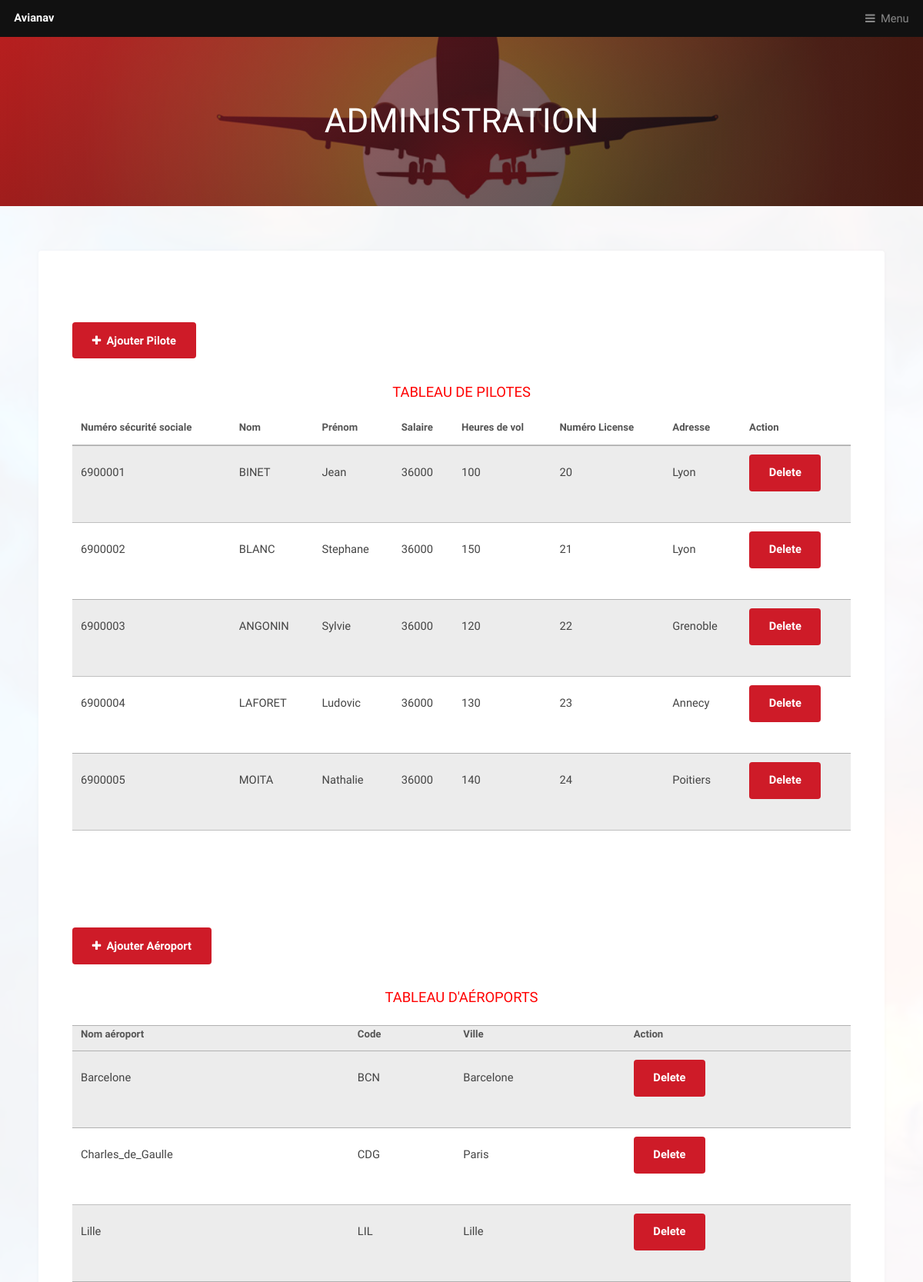
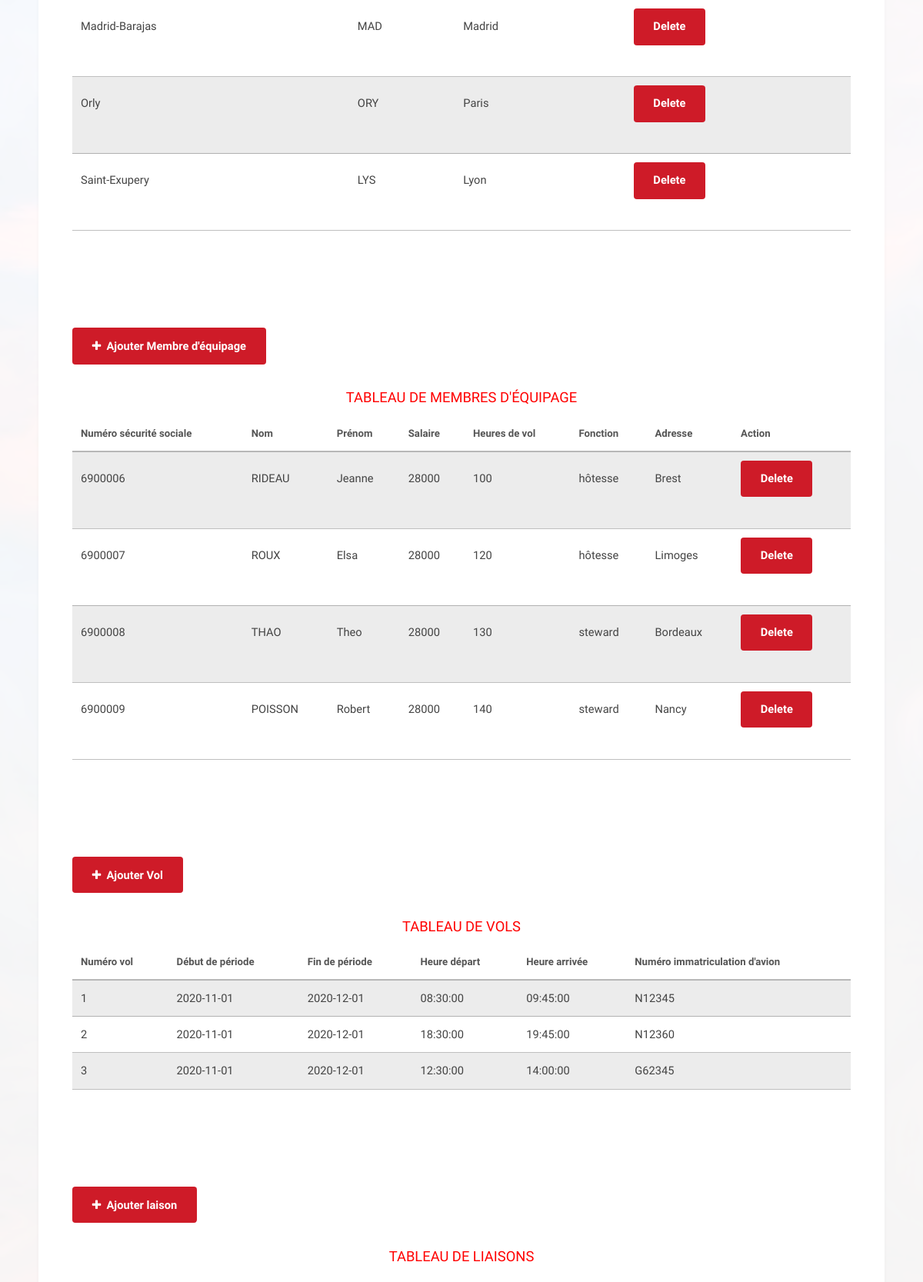
/CompagnieApplication/adminView.php (upper part), run on the app's committed database (2 pictures, top to bottom).
### tables this page shows
CREATE TABLE pilote (
  numero_SS int(13) NOT NULL,
  numero_license int(11) DEFAULT NULL,
  heures_vol int(11) DEFAULT NULL,
  prenom varchar(45) DEFAULT NULL,
  nom varchar(45) DEFAULT NULL,
  adresse varchar(45) DEFAULT NULL,
  salaire int(11) DEFAULT NULL,
  PRIMARY KEY (numero_SS)
);

CREATE TABLE aeroport (
  nom_aeroport varchar(20) NOT NULL,
  code varchar(10) NOT NULL,
  ville varchar(45) NOT NULL,
  PRIMARY KEY (nom_aeroport,code)
);

CREATE TABLE membre_equipage (
  numero_SS int(13) NOT NULL,
  fonction varchar(45) NOT NULL,
  heures_vol int(11) DEFAULT NULL,
  prenom varchar(45) NOT NULL,
  nom varchar(45) NOT NULL,
  adresse varchar(45) DEFAULT NULL,
  salaire varchar(45) DEFAULT NULL,
  PRIMARY KEY (numero_SS)
);

CREATE TABLE vol (
  numero_vol int(11) NOT NULL,
  debut_periode date NOT NULL,
  fin_periode date NOT NULL,
  heure_depart time NOT NULL,
  heure_arrivee time NOT NULL,
  numero_inmatriculation varchar(11) NOT NULL,
  PRIMARY KEY (numero_vol),
  KEY numero_inmatriculation_idx (numero_inmatriculation),
  CONSTRAINT num_inmatriculation FOREIGN KEY (numero_inmatriculation) REFERENCES avion (numero_immatriculation)
);

### CompagnieApplication/adminView.php (the view, shortened to what this page needs)
<html lang="en">
<head>
    <link rel="stylesheet" href="assets/css/main.css" />
</head>
<body class="is-preload">
    <header id="header">
        <a class="logo" href="index.php">Avianav</a>
        <nav>
            <a href="#menu">Menu</a>
        </nav>
    </header>
    <div id="heading">
        <h1>Administration</h1>
    </div>
    <section id="main" class="wrapper">
        <div class="inner">
            <div class="content">
                <br></br>
                <ul class="actions">
                    <li><a href="addPilote.php" class="button primary icon fa-plus">Ajouter Pilote</a></li>
                </ul>
                <table class="table-wrapper">
                    <h3 style="color:red; text-align: center;">Tableau de pilotes </h3>
                    <thead>
                        <tr>
                            <th>Numéro sécurité sociale</th>
                            <th>Nom</th>
                            <th>Prénom</th>
                            <th>Salaire</th>
                            <th>Heures de vol</th>
                            <th>Numéro License</th>
                            <th>Adresse</th>
                            <th>Action</th>
                        </tr>
                    </thead>
                    <tbody>
                        <?php
					$mysqli = new mysqli("db", "root", "root", "bd");
					$result=$mysqli->multi_query("select * from pilote;");
					do {
					if ($result = $mysqli->store_result()) {
						$arrayResult= $result->fetch_all();
						foreach($arrayResult as $row){
						$nom_pilote=$row[4];
						$prenom_pilote=$row[3];
						$salaire_pilote=$row[6];
						$heure_vol=$row[2];
						$numero_license=$row[1];
						$numero_ss=$row[0];
						$adresse=$row[5];
                        echo "
                        <tr>
							<td>$numero_ss</td>
							<td>$nom_pilote</td>
							<td>$prenom_pilote</td>
							<td>$salaire_pilote</td>
							<td>$heure_vol</td>
							<td>$numero_license</td>
                            <td>$adresse</td>
                            <td>
                            <form method='post'>
                                <input type='hidden' name='numero_ss' value='$numero_ss'>
                                <ul class='actions'>
                                    <li><input type='submit' name='submit_p' value='Delete' class='primary'/></li>
                                </ul>
                            </form>
                            </td>
						</tr>";}
					}
					}while ($mysqli->more_results() && $mysqli->next_result());
                    ?>
                    </tbody>
                </table>
                <br></br>
                <br></br>
                <ul class="actions">
                    <li><a href="addAeroport.php" class="button primary icon fa-plus">Ajouter Aéroport</a></li>
                </ul>
                <table class="table-wrapper">
                    <h3 style="color:red; text-align: center;">Tableau d'aéroports </h3>
                    <tr>
                        <th>Nom aéroport</th>
                        <th>Code</th>
                        <th>Ville</th>
                        <th>Action</th>
                    </tr>
                    <tbody>
                        <?php
					$mysqli = new mysqli("db", "root", "root", "bd");
					$result=$mysqli->multi_query("select * from aeroport;");
					do {
					if ($result = $mysqli->store_result()) {
						$arrayResult= $result->fetch_all();
						foreach($arrayResult as $row){
						$nom_aeroport=$row[0];
						$code=$row[1];
						$ville=$row[2];
						echo " <tr>
							<td>$nom_aeroport</td>
							<td>$code</td>
                            <td>$ville</td>
                            <td>
                            <form method='post'>
                            <input type='hidden' name='nom_aeroport' value='$nom_aeroport'>
                            <input type='hidden' name='code' value='$code'>
                                <ul class='actions'>
                                    <li><input type='submit' name='submit_a' value='Delete' class='primary'/></li>
                                </ul>
                            </form>
                            </td>
						</tr>";}
					}
					}while ($mysqli->more_results() && $mysqli->next_result());
					?>
                    </tbody>
                </table>
                <br></br>
                <br></br>
                <ul class="actions">
                    <li><a href="addEquipage.php" class="button primary icon fa-plus">Ajouter Membre
                            d'équipage</a></li>
                </ul>
                <table class="table-wrapper">
                    <h3 style="color:red; text-align: center;">Tableau de Membres d'équipage </h3>
                    <thead>
                        <tr>
                            <th>Numéro sécurité sociale</th>
                            <th>Nom</th>
                            <th>Prénom</th>
                            <th>Salaire</th>
                            <th>Heures de vol</th>
                            <th>Fonction</th>
                            <th>Adresse</th>
                            <th>Action</th>
                        </tr>
                    </thead>
                    <tbody>
                        <?php
					$mysqli = new mysqli("db", "root", "root", "bd");
					$result=$mysqli->multi_query("select * from membre_equipage;");
					do {
					if ($result = $mysqli->store_result()) {
						$arrayResult= $result->fetch_all();
						foreach($arrayResult as $row){
						$nom_membre=$row[4];
						$prenom_membre=$row[3];
						$salaire_membre=$row[6];
						$heure_vol_membre=$row[2];
						$fonction=$row[1];
						$numero_ss_membre=$row[0];
						$adresse_membre=$row[5];
						echo " <tr>
							<td>$numero_ss_membre</td>
							<td>$nom_membre</td>
							<td>$prenom_membre</td>
							<td>$salaire_membre</td>
							<td>$heure_vol_membre</td>
							<td>$fonction</td>
                            <td>$adresse_membre</td>
                            <td>
                            <form method='post'>
                            <input type='hidden' name='numero_ss_membre' value='$numero_ss_membre'>
                                <ul class='actions'>
                                    <li><input type='submit' name='submit_e' value='Delete' class='primary'/></li>
                                </ul>
                            </form>
                            </td>
						</tr>";}
					}
					}while ($mysqli->more_results() && $mysqli->next_result());
					?>
                    </tbody>
                </table>
                <br></br>
                <br></br>
                <ul class="actions">
                    <li><a href="addVol.php" class="button primary icon fa-plus">Ajouter Vol</a></li>
                </ul>
                <table class="table-wrapper">
                    <h3 style="color:red; text-align: center;">Tableau de vols </h3>
                    <thead>
                        <tr>
                            <th>Numéro vol</th>
                            <th>Début de période</th>
                            <th>Fin de période</th>
                            <th>Heure départ</th>
                            <th>Heure arrivée</th>
                            <th>Numéro immatriculation d'avion</th>
                        </tr>
                    </thead>
                    <tbody>
                        <?php
					$mysqli = new mysqli("db", "root", "root", "bd");
					$result=$mysqli->multi_query("select * from vol;");
					do {
					if ($result = $mysqli->store_result()) {
						$arrayResult= $result->fetch_all();
						foreach($arrayResult as $row){
						$numero_vol=$row[0];
						$debutP=$row[1];
						$finP=$row[2];
						$heureD=$row[3];
						$heureA=$row[4];
						$numero_imm=$row[5];
						echo " <tr>
							<td>$numero_vol</td>
							<td>$debutP</td>
							<td>$finP</td>
							<td>$heureD</td>
							<td>$heureA</td>
                            <td>$numero_imm</td>
						</tr>";}
					}
					}while ($mysqli->more_results() && $mysqli->next_result());
					?>
                    </tbody>
                </table>
                <br></br>
                <br></br>
                <ul class="actions">
                    <li><a href=" addLiaison.php" class="button primary icon fa-plus">Ajouter laison</a></li>
                </ul>
                <table class="table-wrapper">
                    <h3 style="color:red; text-align: center;">Tableau de liaisons </h3>
                </table>
            </div>
        </div>
    </section>
</body>
</html>

### data on the page
pilote: numero_SS "6900001", nom "BINET", prenom "Jean", salaire "36000", heures_vol "100", numero_license "20", adresse "Lyon"
pilote: numero_SS "6900002", nom "BLANC", prenom "Stephane", salaire "36000", heures_vol "150", numero_license "21", adresse "Lyon"
pilote: numero_SS "6900003", nom "ANGONIN", prenom "Sylvie", salaire "36000", heures_vol "120", numero_license "22", adresse "Grenoble"
pilote: numero_SS "6900004", nom "LAFORET", prenom "Ludovic", salaire "36000", heures_vol "130", numero_license "23", adresse "Annecy"
pilote: numero_SS "6900005", nom "MOITA", prenom "Nathalie", salaire "36000", heures_vol "140", numero_license "24", adresse "Poitiers"
aeroport: nom_aeroport "Barcelone", code "BCN", ville "Barcelone"
aeroport: nom_aeroport "Charles_de_Gaulle", code "CDG", ville "Paris"
aeroport: nom_aeroport "Lille", code "LIL", ville "Lille"
aeroport: nom_aeroport "Madrid-Barajas", code "MAD", ville "Madrid"
aeroport: nom_aeroport "Orly", code "ORY", ville "Paris"
aeroport: nom_aeroport "Saint-Exupery", code "LYS", ville "Lyon"
membre_equipage: numero_SS "6900006", nom "RIDEAU", prenom "Jeanne", salaire "28000", heures_vol "100", fonction "hôtesse", adresse "Brest"
membre_equipage: numero_SS "6900007", nom "ROUX", prenom "Elsa", salaire "28000", heures_vol "120", fonction "hôtesse", adresse "Limoges"
membre_equipage: numero_SS "6900008", nom "THAO", prenom "Theo", salaire "28000", heures_vol "130", fonction "steward", adresse "Bordeaux"
membre_equipage: numero_SS "6900009", nom "POISSON", prenom "Robert", salaire "28000", heures_vol "140", fonction "steward", adresse "Nancy"
vol: numero_vol "1", debut_periode "2020-11-01", fin_periode "2020-12-01", heure_depart "08:30:00", heure_arrivee "09:45:00", numero_inmatriculation "N12345"
vol: numero_vol "2", debut_periode "2020-11-01", fin_periode "2020-12-01", heure_depart "18:30:00", heure_arrivee "19:45:00", numero_inmatriculation "N12360"
vol: numero_vol "3", debut_periode "2020-11-01", fin_periode "2020-12-01", heure_depart "12:30:00", heure_arrivee "14:00:00", numero_inmatriculation "G62345"
